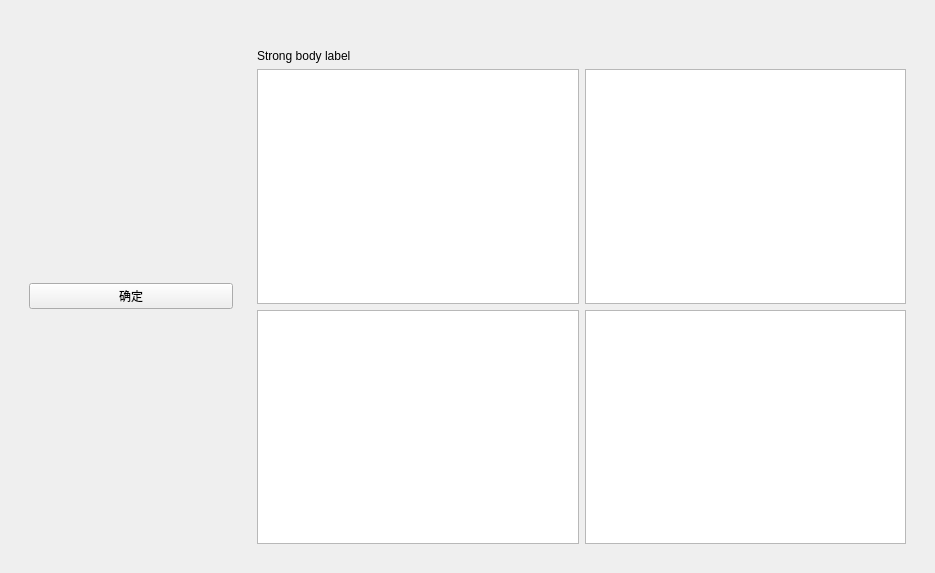
<?xml version="1.0" encoding="UTF-8"?>
<ui version="4.0">
 <class>FilterDesignerInterface</class>
 <widget class="QWidget" name="FilterDesignerInterface">
  <property name="geometry">
   <rect>
    <x>0</x>
    <y>0</y>
    <width>935</width>
    <height>573</height>
   </rect>
  </property>
  <property name="windowTitle">
   <string>Form</string>
  </property>
  <layout class="QHBoxLayout" name="horizontalLayout" stretch="1,3">
   <property name="leftMargin">
    <number>20</number>
   </property>
   <property name="topMargin">
    <number>40</number>
   </property>
   <property name="rightMargin">
    <number>20</number>
   </property>
   <property name="bottomMargin">
    <number>20</number>
   </property>
   <item>
    <layout class="QVBoxLayout" name="verticalLayout">
     <item>
      <layout class="QHBoxLayout" name="horizontalLayout_4"/>
     </item>
     <item>
      <widget class="SimpleCardWidget" name="SimpleCardWidget">
       <layout class="QVBoxLayout" name="verticalLayout_3">
        <item>
         <layout class="QVBoxLayout" name="verticalLayout_4"/>
        </item>
        <item>
            <widget class="PrimaryPushButton" name="confirmButton">
          <property name="text">
           <string>确定</string>
          </property>
         </widget>
        </item>
       </layout>
      </widget>
     </item>
    </layout>
   </item>
   <item>
    <widget class="SimpleCardWidget" name="SimpleCardWidget_2">
     <layout class="QVBoxLayout" name="verticalLayout_2">
      <item>
       <widget class="StrongBodyLabel" name="StrongBodyLabel">
        <property name="sizePolicy">
         <sizepolicy hsizetype="Fixed" vsizetype="Fixed">
          <horstretch>0</horstretch>
          <verstretch>0</verstretch>
         </sizepolicy>
        </property>
        <property name="text">
         <string>Strong body label</string>
        </property>
       </widget>
      </item>
      <item>
       <layout class="QHBoxLayout" name="horizontalLayout_3" stretch="1,1">
        <item>
         <widget class="QGraphicsView" name="graphicsView"/>
        </item>
        <item>
         <widget class="QGraphicsView" name="graphicsView_3"/>
        </item>
       </layout>
      </item>
      <item>
       <layout class="QHBoxLayout" name="horizontalLayout_2" stretch="1,1">
        <item>
         <widget class="QGraphicsView" name="graphicsView_2"/>
        </item>
        <item>
         <widget class="QGraphicsView" name="graphicsView_4"/>
        </item>
       </layout>
      </item>
     </layout>
    </widget>
   </item>
  </layout>
 </widget>
 <customwidgets>
  <customwidget>
   <class>PushButton</class>
   <extends>QPushButton</extends>
   <header>qfluentwidgets</header>
  </customwidget>
  <customwidget>
   <class>PrimaryPushButton</class>
   <extends>PushButton</extends>
   <header>qfluentwidgets</header>
  </customwidget>
  <customwidget>
   <class>CardWidget</class>
   <extends>QFrame</extends>
   <header>qfluentwidgets</header>
   <container>1</container>
  </customwidget>
  <customwidget>
   <class>SimpleCardWidget</class>
   <extends>CardWidget</extends>
   <header>qfluentwidgets</header>
   <container>1</container>
  </customwidget>
  <customwidget>
   <class>StrongBodyLabel</class>
   <extends>QLabel</extends>
   <header>qfluentwidgets</header>
  </customwidget>
 </customwidgets>
 <resources/>
 <connections/>
</ui>
